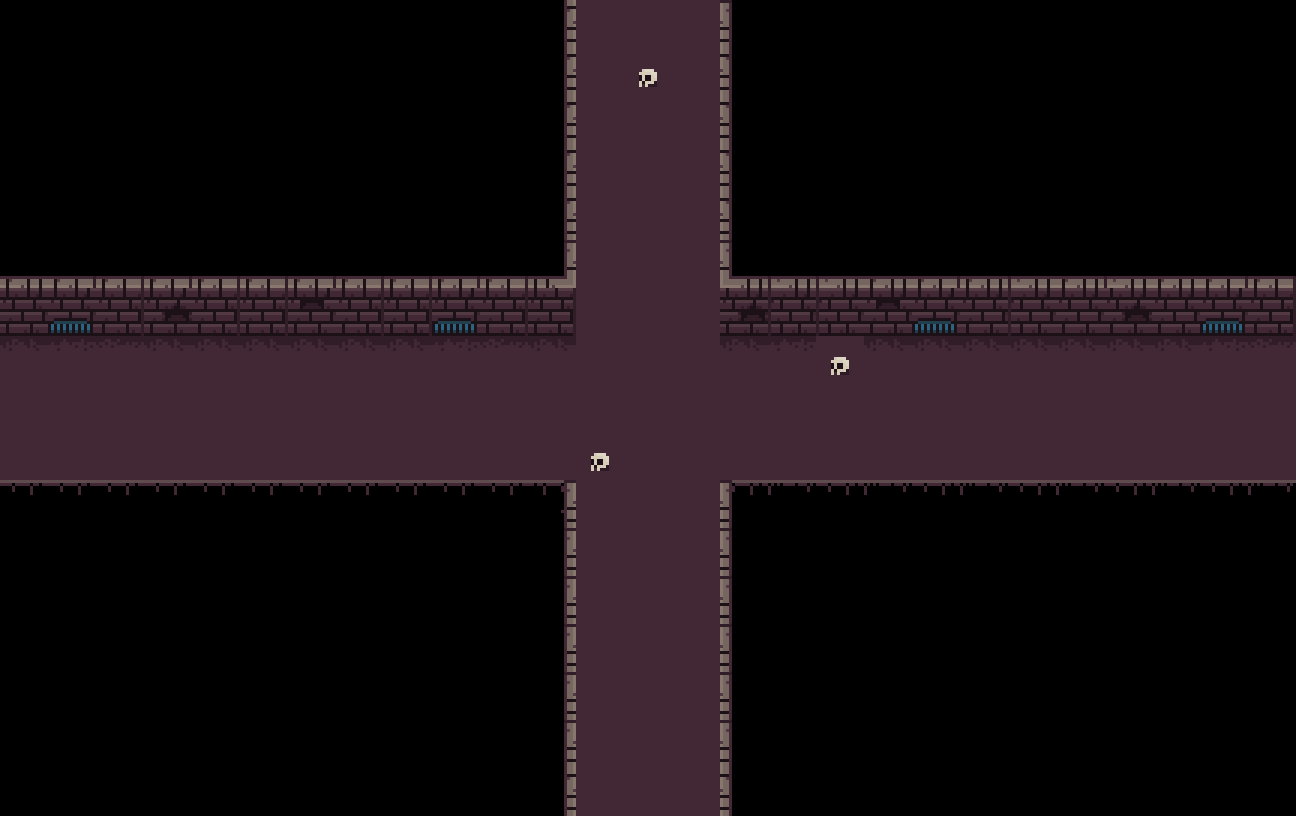

A level layout from a 2D game, rendered from its tile map. Below: a short description, then the map file with tile-grid data replaced by summaries:
An orthogonal 27x17 tile map with 48x48 px tiles, 7 tile layers (suelo, paredes, Capa de patrones 4, Capa de patrones 5, ...).

<map version="1.0" tiledversion="1.1.4" orientation="orthogonal" renderorder="right-down" width="27" height="17" tilewidth="48" tileheight="48" infinite="0" nextobjectid="1">
 <tileset firstgid="1" name="tileModificadox3" tilewidth="48" tileheight="48" tilecount="256" columns="16">
  <image source="tileModificadox3.png" width="768" height="768" />
 </tileset>
 <layer name="suelo" width="27" height="17">
  <data>[459 cells, 123 non-empty, 5 distinct tile ids]</data>
 </layer>
 <layer name="paredes" width="27" height="17">
  <data>[459 cells, 94 non-empty, 19 distinct tile ids]</data>
 </layer>
 <layer name="Capa de patrones 4" width="27" height="17">
  <data>[459 cells, 0 non-empty, 0 distinct tile ids]</data>
 </layer>
 <layer name="Capa de patrones 5" width="27" height="17">
  <data>[459 cells, 0 non-empty, 0 distinct tile ids]</data>
 </layer>
 <layer name="Capa de patrones 6" width="27" height="17">
  <data>[459 cells, 0 non-empty, 0 distinct tile ids]</data>
 </layer>
 <layer name="Capa de patrones 7" width="27" height="17">
  <data>[459 cells, 0 non-empty, 0 distinct tile ids]</data>
 </layer>
 <layer name="capaExtra" width="27" height="17">
  <data>[459 cells, 0 non-empty, 0 distinct tile ids]</data>
 </layer>
</map>
